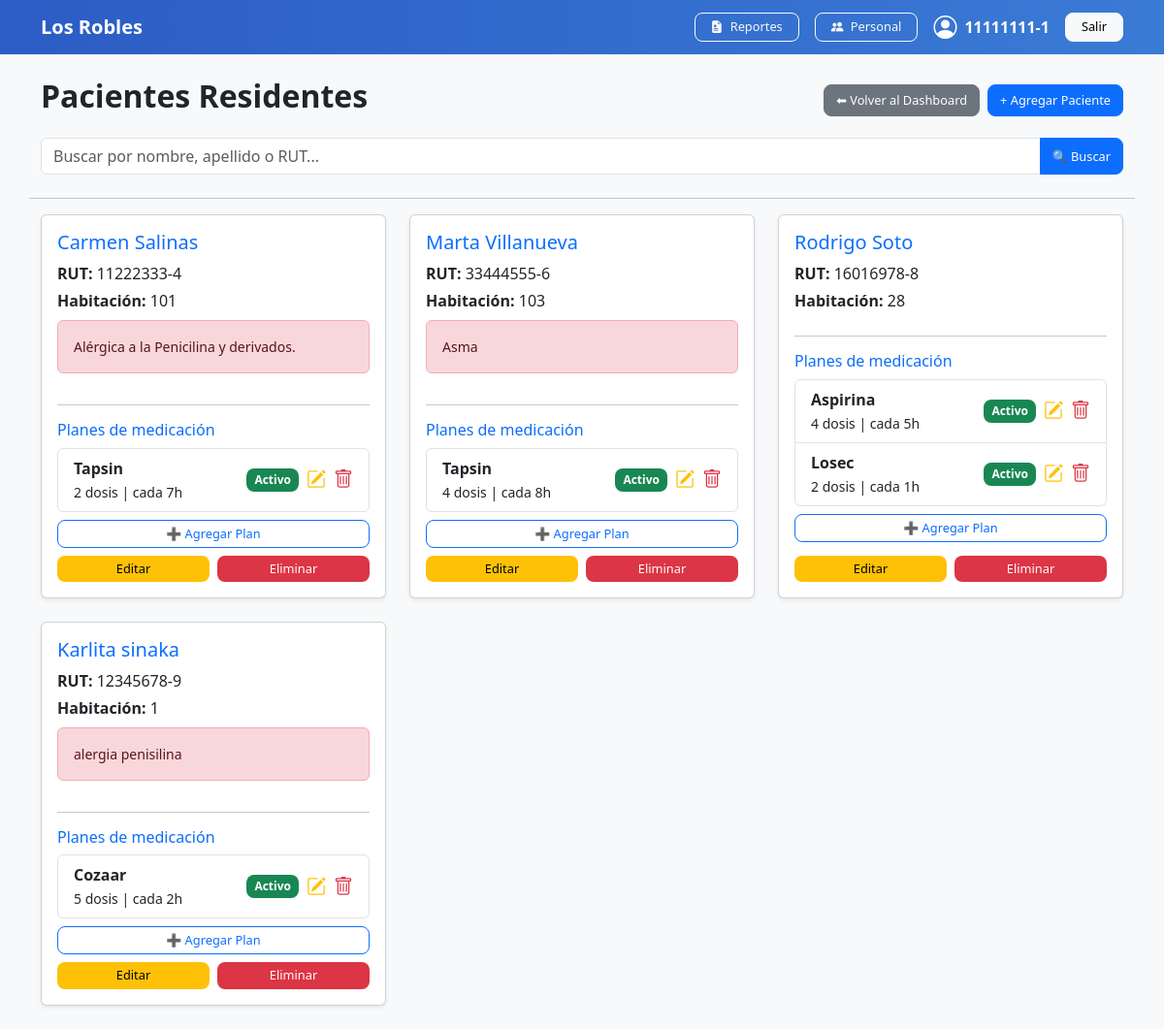
The app's page /residentes/ (signed in) with its own data.
### gestion/models.py (models this page shows, shortened)
class Usuario(AbstractUser):
    ROL_CHOICES = [
        ('ADMIN', 'Administrador'),
        ('SECRETARIA', 'Secretaria'),
        ('ENFERMERA', 'Enfermera'),
        ('TENS', 'Técnico en Enfermería'),
    ]
    rut = models.CharField(max_length=12, unique=True)
    rol = models.CharField(max_length=15, choices=ROL_CHOICES, default='ENFERMERA')
    nombre_completo = models.CharField(max_length=200)
    groups = models.ManyToManyField(
        'auth.Group',
        related_name='usuario_groups',
        blank=True
    )
    user_permissions = models.ManyToManyField(
        'auth.Permission',
        related_name='usuario_permissions',
        blank=True
    )
    USERNAME_FIELD = 'rut'
    REQUIRED_FIELDS = ['username', 'email']

class Residente(models.Model):
    rut = models.CharField(max_length=12, unique=True)
    nombre = models.CharField(max_length=100)
    apellido = models.CharField(max_length=100)
    habitacion_numero = models.IntegerField()
    alertas_criticas = models.TextField(blank=True, help_text="Alergias o condiciones especiales")
    activo = models.BooleanField(default=True)
    diagnostico_principal = models.CharField(max_length=200, blank=True, default="No especificado")
    contacto_familiar = models.CharField(max_length=200, blank=True, help_text="Nombre y Teléfono")
    condicion_deglucion = models.CharField(max_length=200, blank=True, default="Normal", help_text="Ej: Normal, Molido, Sonda")

class PlanMedicacion(models.Model):
    residente = models.ForeignKey(Residente, on_delete=models.CASCADE)
    medicamento = models.ForeignKey(Medicamento, on_delete=models.CASCADE)
    dosis = models.CharField(max_length=100)
    stock_actual = models.IntegerField(default=0, help_text="Pastillas traídas por la familia")
    frecuencia_horas = models.IntegerField(help_text="Cada cuántas horas se administra")
    hora_inicio = models.TimeField()
    fecha_inicio_plan = models.DateField()
    activo = models.BooleanField(default=True)

class Medicamento(models.Model):
    nombre_comercial = models.CharField(max_length=100)
    nombre_generico = models.CharField(max_length=100)
    miligramos = models.FloatField()
    presentacion = models.CharField(max_length=50, help_text="Ej: Comprimidos, Jarabe")

### gestion/views.py (the view)
# urls.py: path('residentes/', views.lista_residentes, name='lista_residentes'),
@login_required(login_url='gestion:login')
def lista_residentes(request):
    query = request.GET.get('q')
    residentes = Residente.objects.all()
    if query:
        residentes = residentes.filter(
            Q(nombre__icontains=query) |
            Q(apellido__icontains=query) |
            Q(rut__icontains=query)
        ).distinct()
    residentes = residentes.prefetch_related(
        Prefetch(
            'planmedicacion_set',
            queryset=PlanMedicacion.objects.filter(activo=True)
        )
    )
    return render(request, 'gestion/lista_residentes.html', {
        'lista_de_residentes': residentes,
        'query': query
    })

### gestion/templates/gestion/lista_residentes.html (shortened to what this page needs)
{% extends 'gestion/base.html' %}
{% block contenido %}
<link href="https://cdn.jsdelivr.net/npm/bootstrap-icons@1.11.1/font/bootstrap-icons.css" rel="stylesheet">
<div class="row">
    <div class="col-12 mb-3 d-flex justify-content-between align-items-center">
        <h2>Pacientes Residentes</h2>
        <div class="d-flex gap-2">
            <a href="{% url 'gestion:dashboard' %}" class="btn btn-secondary">
                ⬅ Volver al Dashboard
            </a>
            <a href="{% url 'gestion:crear_residente' %}" class="btn btn-primary">
                + Agregar Paciente
            </a>
        </div>
    </div>
    <div class="col-12 mb-4">
        <form method="GET">
            <div class="input-group">
                <input
                    type="text"
                    name="q"
                    class="form-control"
                    placeholder="Buscar por nombre, apellido o RUT..."
                    value="{{ query|default:'' }}"
                >
                <button class="btn btn-primary">
                    🔍 Buscar
                </button>
            </div>
        </form>
    </div>
    <hr>
    {% for residente in lista_de_residentes %}
    <div class="col-md-4 mb-4">
        <div class="card shadow-sm h-100">
            <div class="card-body d-flex flex-column">
                <h5 class="card-title text-primary">
                    {{ residente.nombre }} {{ residente.apellido }}
                </h5>
                <p class="mb-1"><strong>RUT:</strong> {{ residente.rut }}</p>
                <p class="mb-2"><strong>Habitación:</strong> {{ residente.habitacion_numero }}</p>
                {% if residente.alertas_criticas %}
                <div class="alert alert-danger small">
                    {{ residente.alertas_criticas }}
                </div>
                {% endif %}
                <hr>
                <h6 class="text-primary">Planes de medicación</h6>
                {% if residente.planmedicacion_set.all %}
                    <ul class="list-group mb-2">
                        {% for plan in residente.planmedicacion_set.all %}
                        <li class="list-group-item d-flex justify-content-between align-items-center">
                            <div>
                                <strong>{{ plan.medicamento.nombre_comercial }}</strong>
                                <br>
                                <small>
                                    {{ plan.dosis }} dosis | cada {{ plan.frecuencia_horas }}h
                                </small>
                            </div>
                            <div class="d-flex align-items-center gap-2">
                                {% if plan.stock_actual == 0 %}
                                    <span class="badge bg-danger">Sin stock</span>
                                {% else %}
                                    <span class="badge bg-success">Activo</span>
                                {% endif %}
                                <a href="{% url 'gestion:editar_plan' plan.id %}"
                                   class="text-warning fs-5">
                                    <i class="bi bi-pencil-square"></i>
                                </a>
                                <a href="{% url 'gestion:eliminar_plan' plan.id %}"
                                   class="text-danger fs-5"
                                   onclick="return confirm('¿Desactivar este plan?')">
                                    <i class="bi bi-trash"></i>
                                </a>
                            </div>
                        </li>
                        {% endfor %}
                    </ul>
                {% else %}
                    <small class="text-muted">Sin planes asignados</small>
                {% endif %}
                <a href="{% url 'gestion:crear_plan' %}?residente={{ residente.id }}"
                   class="btn btn-sm btn-outline-primary w-100 mb-2">
                     ➕ Agregar Plan
                </a>
                <div class="mt-auto d-flex justify-content-between">
                    <a href="{% url 'gestion:editar_residente' residente.id %}"
                       class="btn btn-warning btn-sm w-50 me-1">
                        Editar
                    </a>
                    <a href="{% url 'gestion:eliminar_residente' residente.id %}"
                       class="btn btn-danger btn-sm w-50 ms-1"
                       onclick="return confirm('¿Eliminar este paciente?')">
                        Eliminar
                    </a>
                </div>
            </div>
        </div>
    </div>
    {% empty %}
    <div class="col-12 text-center mt-5">
        <h5 class="text-muted">No hay pacientes registrados</h5>
    </div>
    {% endfor %}
</div>
{% endblock %}

### gestion/templates/gestion/base.html (shortened to what this page needs)
{% load static %}
<!DOCTYPE html>
<html lang="es">
<head>
    <link href="https://cdn.jsdelivr.net/npm/bootstrap@5.3.2/dist/css/bootstrap.min.css" rel="stylesheet">
    <link href="https://cdn.jsdelivr.net/npm/bootstrap-icons@1.11.3/font/bootstrap-icons.css" rel="stylesheet">
    <link rel="stylesheet" href="{% static 'css/dashboard.css' %}">
</head>
<body class="bg-light">
    <nav class="navbar navbar-dark" style="background: linear-gradient(90deg, #2c5cc5, #3a7bd5);">
        <div class="container d-flex justify-content-between align-items-center">
            <a class="navbar-brand fw-bold" href="{% url 'gestion:dashboard' %}">
                Los Robles
            </a>
            <div class="d-flex align-items-center gap-3">
            <a href="{% url 'gestion:reporte_historial' %}" class="btn btn-outline-light btn-sm px-3">
                    <i class="bi bi-file-earmark-medical-fill me-1"></i> Reportes
            </a>
                {% if request.user.rol == 'Admin' or request.user.rol == 'ADMIN' or request.user.is_superuser %}
                    <a href="{% url 'gestion:lista_personal' %}" class="btn btn-outline-light btn-sm px-3">
                        <i class="bi bi-people-fill me-1"></i> Personal
                    </a>
                {% endif %}
                <span class="text-white d-flex align-items-center gap-2">
                    <i class="bi bi-person-circle fs-4"></i>
                    <span class="fw-semibold">{{ request.user }}</span>
                </span>
                <a href="{% url 'gestion:logout' %}" class="btn btn-light btn-sm px-3">
                    Salir
                </a>
            </div>
        </div>
    </nav>
    <div class="container mt-4">
        {% block contenido %}
        {% endblock %}
    </div>
</body>
</html>

### gestion/static/css/dashboard.css (style rules this page uses)
body { background-color: #f4f6f9; font-family: 'Segoe UI', sans-serif; }
h2 { font-weight: 700; }
.badge { font-size: 0.75rem; padding: 6px 8px; border-radius: 8px; }
.btn { border-radius: 8px; font-size: 0.8rem; font-weight: 500; }
.btn-danger { background: #dc3545; border: none; }
.btn-warning { background: #ffc107; border: none; }

### records on screen
Usuario: user "11111111-1"
Residente: nombre "Carmen", apellido "Salinas", rut "11222333-4", habitacion_numero "101", alertas_criticas "Alérgica a la Penicilina y derivados."
PlanMedicacion: medicamento.nombre_comercial "Tapsin", dosis "2", frecuencia_horas "7", stock_actual "Activo"
Residente: nombre "Marta", apellido "Villanueva", rut "33444555-6", habitacion_numero "103", alertas_criticas "Asma"
PlanMedicacion: medicamento.nombre_comercial "Tapsin", dosis "4", frecuencia_horas "8", stock_actual "Activo"
Residente: nombre "Rodrigo", apellido "Soto", rut "16016978-8", habitacion_numero "28"
PlanMedicacion: medicamento.nombre_comercial "Aspirina", dosis "4", frecuencia_horas "5", stock_actual "Activo"
PlanMedicacion: medicamento.nombre_comercial "Losec", dosis "2", frecuencia_horas "1", stock_actual "Activo"
Residente: nombre "Karlita", apellido "sinaka", rut "12345678-9", habitacion_numero "1", alertas_criticas "alergia penisilina"
PlanMedicacion: medicamento.nombre_comercial "Cozaar", dosis "5", frecuencia_horas "2", stock_actual "Activo"
